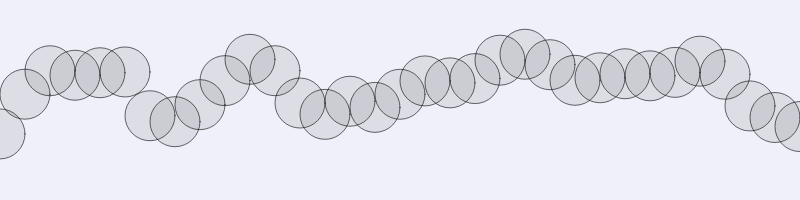
Frame 1 (no input)
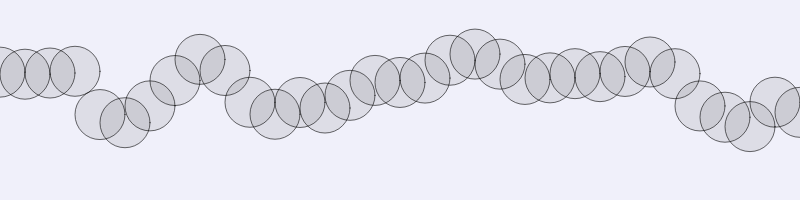
Frame 60 (no input)
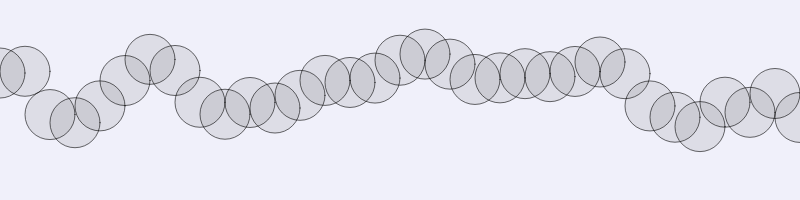
Frame 120 (the mouse pressed at the canvas centre since frame 60)

The p5.js sketch that drew these frames (run headless with seeded random() and noise() and a simulated clock; from frame 60 on, the mouse is pressed at the canvas centre):

// p5.js sketch
// ── sketch.js
/// <reference path="../../p5.global-mode.d.ts" />
let startAngle = 0;
let aVelocity = 0.3;
function setup() {
    createCanvas(800, 200);
}
const cSize = 50;
const cHalf = cSize / 2;
function draw() {
    background(240,240,250);

    let angle = startAngle;
    for (let x = 0; x <= width; x +=cHalf) {
        //let y = map(sin(angle), -1, 1, 0, height);
        let y = map(noise(angle), 0, 1, 0, height);
        fill(0, 20);
        stroke(0, 150);
        ellipse(x, y, cSize, cSize);
        angle += aVelocity;
    }

    startAngle +=0.01;
}
